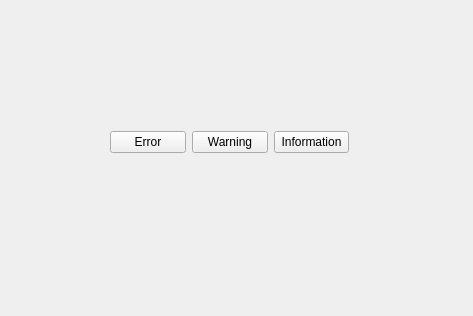
<?xml version="1.0" encoding="UTF-8"?>
<ui version="4.0">
 <class>lab6</class>
 <widget class="QWidget" name="lab6">
  <property name="geometry">
   <rect>
    <x>0</x>
    <y>0</y>
    <width>473</width>
    <height>316</height>
   </rect>
  </property>
  <property name="windowTitle">
   <string>lab6</string>
  </property>
  <widget class="QWidget" name="layoutWidget">
   <property name="geometry">
    <rect>
     <x>110</x>
     <y>130</y>
     <width>239</width>
     <height>25</height>
    </rect>
   </property>
   <layout class="QHBoxLayout" name="horizontalLayout">
    <item>
     <widget class="QPushButton" name="pushButton">
      <property name="text">
       <string>Error</string>
      </property>
     </widget>
    </item>
    <item>
     <widget class="QPushButton" name="pushButton_2">
      <property name="text">
       <string>Warning</string>
      </property>
     </widget>
    </item>
    <item>
     <widget class="QPushButton" name="pushButton_3">
      <property name="text">
       <string>Information</string>
      </property>
     </widget>
    </item>
   </layout>
  </widget>
 </widget>
 <resources/>
 <connections/>
</ui>
